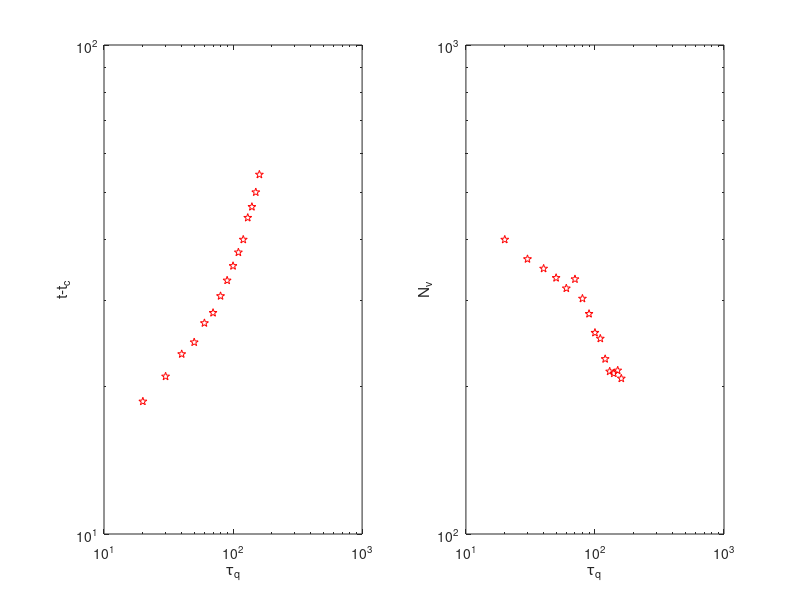

Write MATLAB code to recreate this figure.
load quench_to_Omega_05.mat;
N_thresh = 20;
t_hat = zeros(15,1);
Nmax = zeros(15,1);
Nvar = zeros(15,1);
indx = 1;
for ind = 1:8:113
    Nt = mean(Nvt(:,ind:(ind+7)),2);
    temp_1 = max(Nvt(:,ind));
    temp_2 = max(Nvt(:,ind+1));
    temp_3 = max(Nvt(:,ind+2));
    temp_4 = max(Nvt(:,ind+3));
    temp_5 = max(Nvt(:,ind+4));
    temp_6 = max(Nvt(:,ind+5));
    temp_7 = max(Nvt(:,ind+6));
    temp_8 = max(Nvt(:,ind+7));
    temp = [temp_1 temp_2 temp_3 temp_4 temp_5 temp_6 temp_7 temp_8];
    Nmax(indx) = max(temp);
    Nvar(indx) = std(temp);
    t_hat(indx) = t_1(find(Nt<=N_thresh, 1, 'last' ));
    indx = indx + 1;
end
tq = 20:10:160;
tq = tq';
t_c = tq/1.5;
Dt = t_hat-t_c;
subplot(1,2,1)
loglog(tq,Dt,'rp')
xlabel('\tau_q')
ylabel('t-t_c')
subplot(1,2,2)
loglog(tq,Nmax,'rp')
xlabel('\tau_q')
ylabel('N_v')